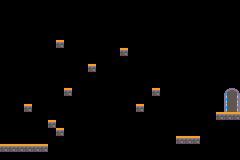

This game map was drawn from its Tiled (.tmx) file and the tilesets committed beside it. A one-line description and the full map source follow:
An orthogonal 30x20 tile map with 8x8 px tiles, 3 tile layers (other, ground, door).

<map version="1.10" tiledversion="1.11.2" orientation="orthogonal" renderorder="right-down" width="30" height="20" tilewidth="8" tileheight="8" infinite="0" nextlayerid="4" nextobjectid="1">
 <tileset firstgid="1" source="tilemap.tsx" />
 <layer id="2" name="other" width="30" height="20">
  <data encoding="csv">
0,0,0,0,0,0,0,0,0,0,0,0,0,0,0,0,0,0,0,0,0,0,0,0,0,0,0,0,0,0,
0,0,0,0,0,0,0,0,0,0,0,0,0,0,0,0,0,0,0,0,0,0,0,0,0,0,0,0,0,0,
0,0,0,0,0,0,0,0,0,0,0,0,0,0,0,0,0,0,0,0,0,0,0,0,0,0,0,0,0,0,
0,0,0,0,0,0,0,0,0,0,0,0,0,0,0,0,0,0,0,0,0,0,0,0,0,0,0,0,0,0,
0,0,0,0,0,0,0,0,0,0,0,0,0,0,0,0,0,0,0,0,0,0,0,0,0,0,0,0,0,0,
0,0,0,0,0,0,0,0,0,0,0,0,0,0,0,0,0,0,0,0,0,0,0,0,0,0,0,0,0,0,
0,0,0,0,0,0,0,0,0,0,0,0,0,0,0,0,0,0,0,0,0,0,0,0,0,0,0,0,0,0,
0,0,0,0,0,0,0,0,0,0,0,0,0,0,0,0,0,0,0,0,0,0,0,0,0,0,0,0,0,0,
0,0,0,0,0,0,0,0,0,0,0,0,0,0,0,0,0,0,0,0,0,0,0,0,0,0,0,0,0,0,
0,0,0,0,0,0,0,0,0,0,0,0,0,0,0,0,0,0,0,0,0,0,0,0,0,0,0,0,0,0,
0,0,0,0,0,0,0,0,0,0,0,0,0,0,0,0,0,0,0,0,0,0,0,0,0,0,0,0,0,0,
0,0,0,0,0,0,0,0,0,0,0,0,0,0,0,0,0,0,0,0,0,0,0,0,0,0,0,0,0,0,
0,0,0,0,0,0,0,0,0,0,0,0,0,0,0,0,0,0,0,0,0,0,0,0,0,0,0,0,0,0,
0,0,0,0,0,0,0,0,0,0,0,0,0,0,0,0,0,0,0,0,0,0,0,0,0,0,0,0,0,0,
0,0,0,0,0,0,0,0,0,0,0,0,0,0,0,0,0,0,0,0,0,0,0,0,0,0,0,0,0,0,
0,0,0,0,0,0,0,0,0,0,0,0,0,0,0,0,0,0,0,0,0,0,0,0,0,0,0,0,0,0,
0,0,0,0,0,0,0,0,0,0,0,0,0,0,0,0,0,0,0,0,0,0,0,0,0,0,0,0,0,0,
0,0,0,0,0,0,0,0,0,0,0,0,0,0,0,0,0,0,0,0,0,0,0,0,0,0,0,0,0,0,
0,0,0,0,0,0,0,0,0,0,0,0,0,0,0,0,0,0,0,0,0,0,0,0,0,0,0,0,0,0,
0,0,0,0,0,0,0,0,0,0,0,0,0,0,0,0,0,0,0,0,0,0,0,0,0,0,0,0,0,0
</data>
 </layer>
 <layer id="1" name="ground" width="30" height="20">
  <data encoding="csv">
0,0,0,0,0,0,0,0,0,0,0,0,0,0,0,0,0,0,0,0,0,0,0,0,0,0,0,0,0,0,
0,0,0,0,0,0,0,0,0,0,0,0,0,0,0,0,0,0,0,0,0,0,0,0,0,0,0,0,0,0,
0,0,0,0,0,0,0,0,0,0,0,0,0,0,0,0,0,0,0,0,0,0,0,0,0,0,0,0,0,0,
0,0,0,0,0,0,0,0,0,0,0,0,0,0,0,0,0,0,0,0,0,0,0,0,0,0,0,0,0,0,
0,0,0,0,0,0,0,0,0,0,0,0,0,0,0,0,0,0,0,0,0,0,0,0,0,0,0,0,0,0,
0,0,0,0,0,0,0,35,0,0,0,0,0,0,0,0,0,0,0,0,0,0,0,0,0,0,0,0,0,0,
0,0,0,0,0,0,0,0,0,0,0,0,0,0,0,35,0,0,0,0,0,0,0,0,0,0,0,0,0,0,
0,0,0,0,0,0,0,0,0,0,0,0,0,0,0,0,0,0,0,0,0,0,0,0,0,0,0,0,0,0,
0,0,0,0,0,0,0,0,0,0,0,35,0,0,0,0,0,0,0,0,0,0,0,0,0,0,0,0,0,0,
0,0,0,0,0,0,0,0,0,0,0,0,0,0,0,0,0,0,0,0,0,0,0,0,0,0,0,0,0,0,
0,0,0,0,0,0,0,0,0,0,0,0,0,0,0,0,0,0,0,0,0,0,0,0,0,0,0,0,0,0,
0,0,0,0,0,0,0,0,35,0,0,0,0,0,0,0,0,0,0,35,0,0,0,0,0,0,0,0,0,0,
0,0,0,0,0,0,0,0,0,0,0,0,0,0,0,0,0,0,0,0,0,0,0,0,0,0,0,0,0,0,
0,0,0,35,0,0,0,0,0,0,0,0,0,0,0,0,0,35,0,0,0,0,0,0,0,0,0,0,0,0,
0,0,0,0,0,0,0,0,0,0,0,0,0,0,0,0,0,0,0,0,0,0,0,0,0,0,0,35,35,35,
0,0,0,0,0,0,35,0,0,0,0,0,0,0,0,0,0,0,0,0,0,0,0,0,0,0,0,0,0,0,
0,0,0,0,0,0,0,35,0,0,0,0,0,0,0,0,0,0,0,0,0,0,0,0,0,0,0,0,0,0,
0,0,0,0,0,0,0,0,0,0,0,0,0,0,0,0,0,0,0,0,0,0,35,35,35,0,0,0,0,0,
35,35,35,35,35,35,0,0,0,0,0,0,0,0,0,0,0,0,0,0,0,0,0,0,0,0,0,0,0,0,
0,0,0,0,0,0,0,0,0,0,0,0,0,0,0,0,0,0,0,0,0,0,0,0,0,0,0,0,0,0
</data>
 </layer>
 <layer id="3" name="door" width="30" height="20">
  <data encoding="csv">
0,0,0,0,0,0,0,0,0,0,0,0,0,0,0,0,0,0,0,0,0,0,0,0,0,0,0,0,0,0,
0,0,0,0,0,0,0,0,0,0,0,0,0,0,0,0,0,0,0,0,0,0,0,0,0,0,0,0,0,0,
0,0,0,0,0,0,0,0,0,0,0,0,0,0,0,0,0,0,0,0,0,0,0,0,0,0,0,0,0,0,
0,0,0,0,0,0,0,0,0,0,0,0,0,0,0,0,0,0,0,0,0,0,0,0,0,0,0,0,0,0,
0,0,0,0,0,0,0,0,0,0,0,0,0,0,0,0,0,0,0,0,0,0,0,0,0,0,0,0,0,0,
0,0,0,0,0,0,0,0,0,0,0,0,0,0,0,0,0,0,0,0,0,0,0,0,0,0,0,0,0,0,
0,0,0,0,0,0,0,0,0,0,0,0,0,0,0,0,0,0,0,0,0,0,0,0,0,0,0,0,0,0,
0,0,0,0,0,0,0,0,0,0,0,0,0,0,0,0,0,0,0,0,0,0,0,0,0,0,0,0,0,0,
0,0,0,0,0,0,0,0,0,0,0,0,0,0,0,0,0,0,0,0,0,0,0,0,0,0,0,0,0,0,
0,0,0,0,0,0,0,0,0,0,0,0,0,0,0,0,0,0,0,0,0,0,0,0,0,0,0,0,0,0,
0,0,0,0,0,0,0,0,0,0,0,0,0,0,0,0,0,0,0,0,0,0,0,0,0,0,0,0,0,0,
0,0,0,0,0,0,0,0,0,0,0,0,0,0,0,0,0,0,0,0,0,0,0,0,0,0,0,0,104,105,
0,0,0,0,0,0,0,0,0,0,0,0,0,0,0,0,0,0,0,0,0,0,0,0,0,0,0,0,119,120,
0,0,0,0,0,0,0,0,0,0,0,0,0,0,0,0,0,0,0,0,0,0,0,0,0,0,0,0,119,120,
0,0,0,0,0,0,0,0,0,0,0,0,0,0,0,0,0,0,0,0,0,0,0,0,0,0,0,0,0,0,
0,0,0,0,0,0,0,0,0,0,0,0,0,0,0,0,0,0,0,0,0,0,0,0,0,0,0,0,0,0,
0,0,0,0,0,0,0,0,0,0,0,0,0,0,0,0,0,0,0,0,0,0,0,0,0,0,0,0,0,0,
0,0,0,0,0,0,0,0,0,0,0,0,0,0,0,0,0,0,0,0,0,0,0,0,0,0,0,0,0,0,
0,0,0,0,0,0,0,0,0,0,0,0,0,0,0,0,0,0,0,0,0,0,0,0,0,0,0,0,0,0,
0,0,0,0,0,0,0,0,0,0,0,0,0,0,0,0,0,0,0,0,0,0,0,0,0,0,0,0,0,0
</data>
 </layer>
</map>
